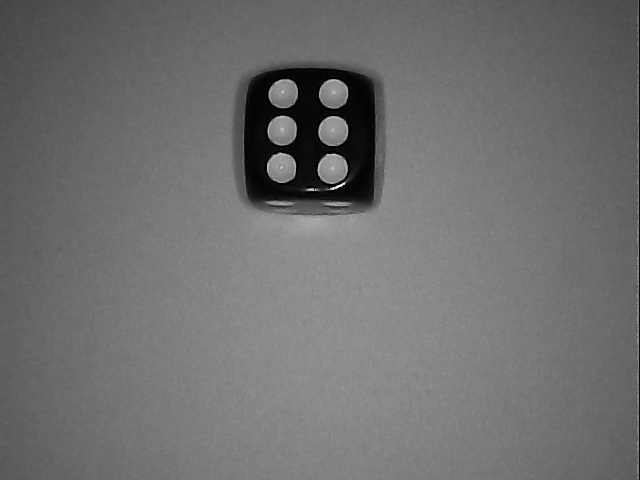
#> input picture python/testing/dark_dice.png, 640 x 480 px
$ python canny_edge.py
#> lines starting #> are read from the running program, lines starting #| are printed output that depends on the picture
import cv2
import numpy as np
from matplotlib import pyplot as plt


img = cv2.imread('dark_dice.png',0)
#> img is the input picture: shape (480, 640); min 0, max 249, mean 110.7

empty = cv2.imread('empty.png',0) # >0: 3 channel, =0: grau, <0: bild + alpha
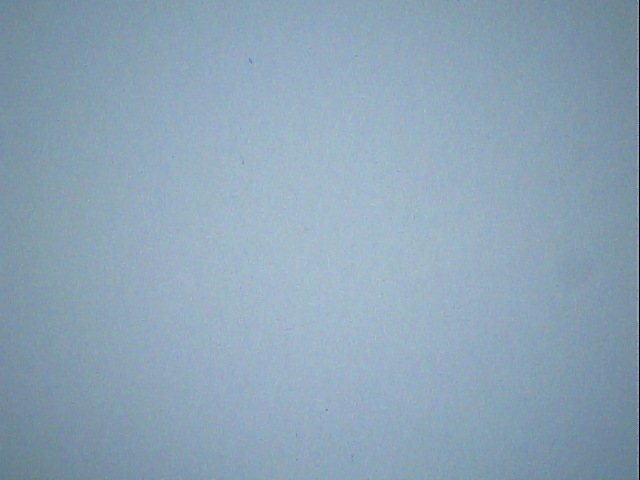
#> input picture python/testing/empty.png, 640 x 480 px
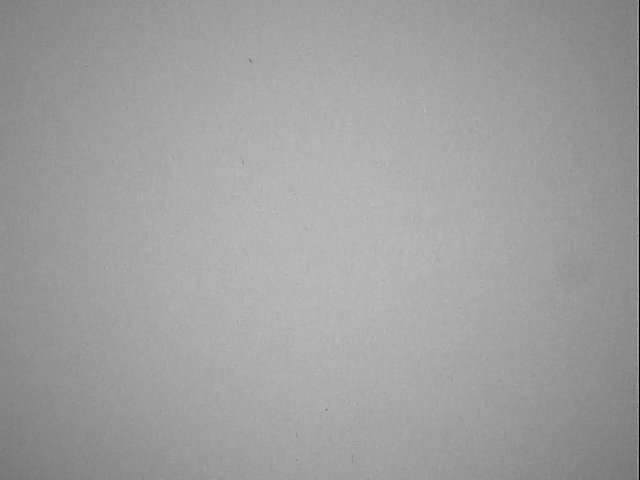
#> empty: shape (480, 640); min 0, max 199, mean 159.3

cv2.absdiff(img, empty, img)
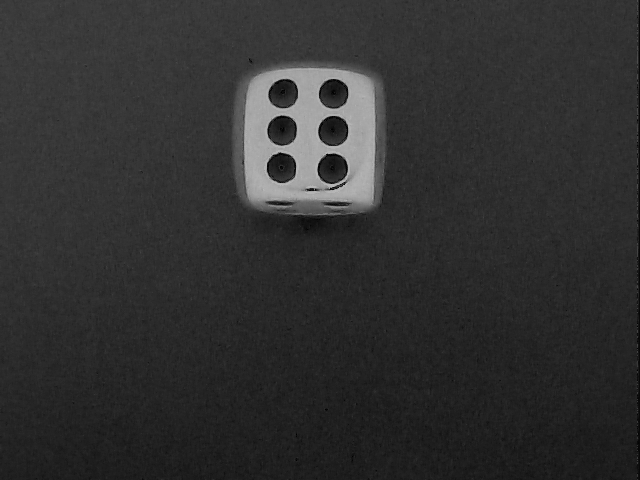
#> img: shape (480, 640); min 0, max 186, mean 48.7
#> (the run stopped early here; a loop or call above may not have finished)
